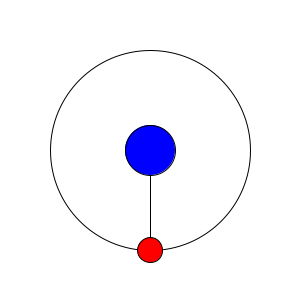
Frame 1 (no input)
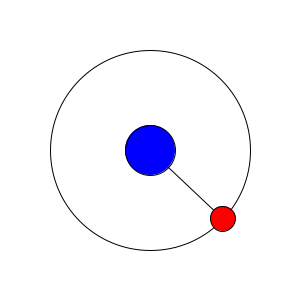
Frame 60 (the mouse pressed at the canvas centre just before this capture)
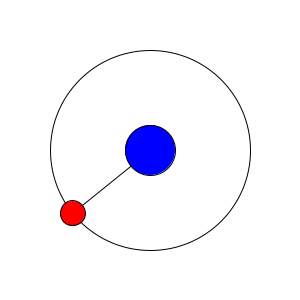
Frame 120 (the mouse held since frame 60 and released just before this capture)

The Processing sketch that drew these frames (run headless with seeded random() and noise(); from frame 60 on, the mouse is pressed at the canvas centre):

// Processing sketch: Pendulums0
// ── Pendulums0.pde
// Pendulums0 -- a sin-based pendulum 
// based on a sketch by injuvik: https://forum.processing.org/two/discussion/15855/is-it-possible-to-create-a-pendolum-with-sin-and-cos

float a;          // angle
float cord;       // length of the string
float speed;      // speed of swing
float strength;   // strength of swing
float decay;      // decay of swing
float posx, posy;
 
void setup() {
  size(300, 300); 
  cord = 100;
  speed = PI/100;
  strength = 0.6;
  decay = 0.001;
}

void draw() {
  background(255);

  // find current pendulum position
  posx = sin(HALF_PI*sin(a)*strength)*cord;  
  posy = cos(HALF_PI*sin(a)*strength)*cord;

  // draw pendulum
  translate(width/2, height/2);
  noFill();
  ellipse(0, 0, 2*cord, 2*cord); 
  line(0, 0, posx, posy);
  fill(0,0,255);
  ellipse(0, 0, cord/2, cord/2); 
  fill(255,0,0);
  ellipse(posx, posy, cord/4, cord/4); 

  // slow or speed up pendulum
  if(mousePressed){
    strength = min(1, strength+0.01); // speed up
  } else {
    strength = max(strength - decay, 0); // slow down
  }
  // swing pendulum
  a = a + speed; 
}
